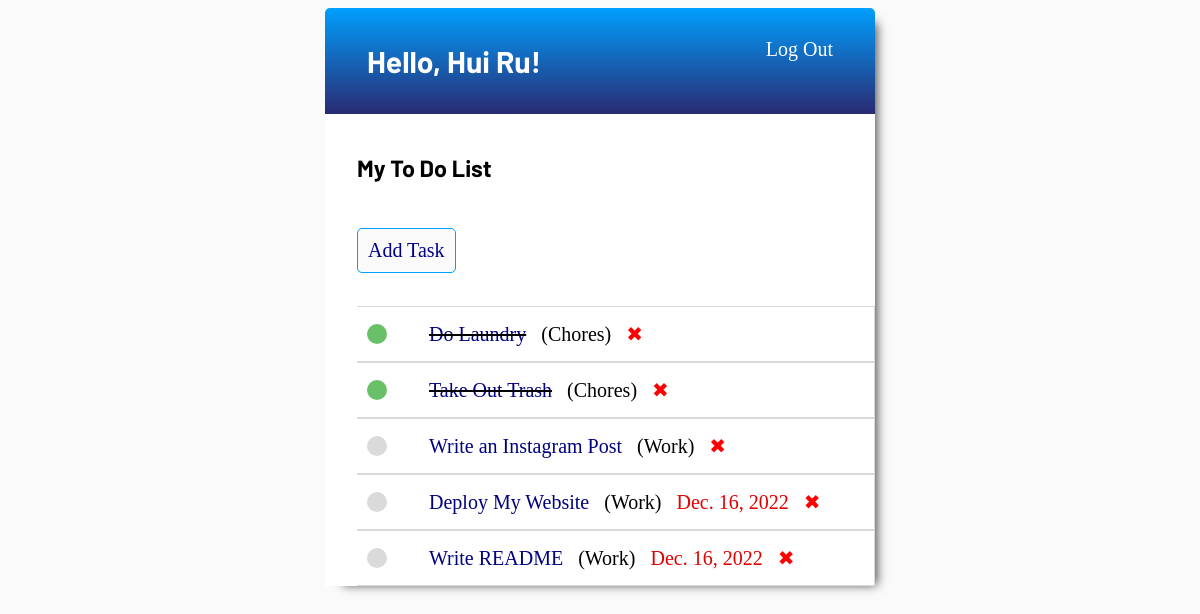
The app's page / (signed in), older data.
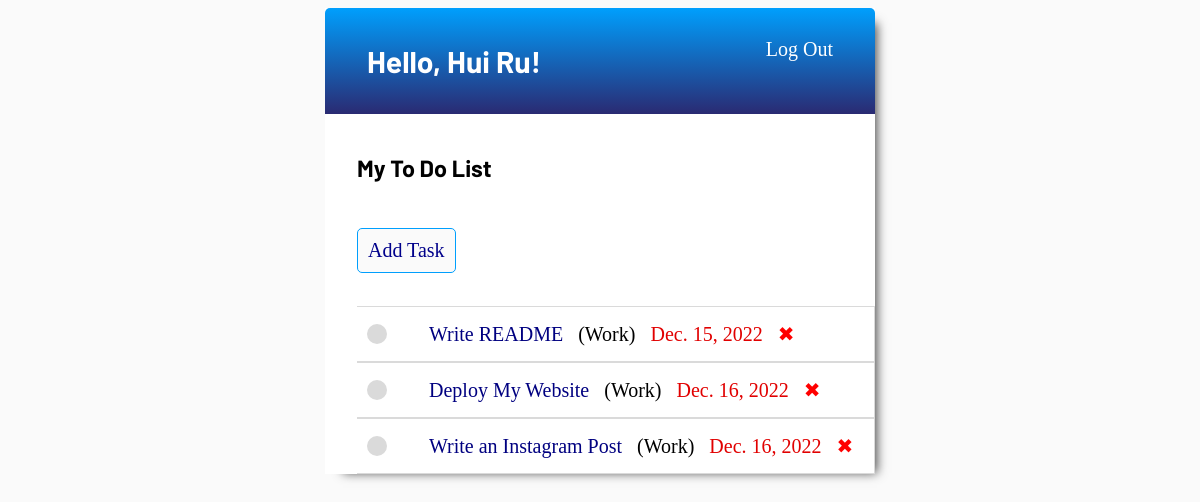
The same page, newer data.
### task/models.py (models this page shows, shortened)
class Task(models.Model):
    user = models.ForeignKey(User, on_delete = models.CASCADE)
    task_name = models.CharField(max_length=200)
    complete = models.BooleanField(default=False)
    description = models.TextField(null=True, blank=True)
    category = models.CharField(max_length=50, null=True, blank=True)
    creation = models.DateTimeField(auto_now_add=True)
    deadline = models.DateField(null=True, blank=True)
    id = models.UUIDField(default=uuid.uuid4, unique=True, primary_key=True, editable=False)
    class Meta:
        ordering = ['category', 'deadline', 'task_name']

### task/views.py (the view)
# urls.py: path('', views.home, name=""),
@login_required(login_url='login')
def home(request):
    page = 'home'
    user = request.user
    tasks = user.task_set.all()
    context = {"page": page, "tasks": tasks}
    return render(request,"task/home.html", context)

### task/templates/task/home.html (shortened to what this page needs)
{% extends 'task/main.html' %}
{% load static %}
{% block content %}
    <div class="greet_search">
        <h3 class="title">My To Do List</h3>
        <br/>
        <div class="add_task">
            <a class="btn" href="{% url 'create-task' %}">Add Task</a>
        </div>
    </div>
<br/>
    <div class="task-wrapper">
        {% for task in tasks %}
            <div class="task-list">
                {% if task.complete %}
                <div class="task-complete-icon"></div>
                <div class="list-row title"><s><a href="{% url 'update-task' task.id %}">{{ task.task_name }}</a></s></div>
                {% else %}
                <div class="task-incomplete-icon"></div>
                <div class="list-row title"><a href="{% url 'update-task' task.id %}">{{ task.task_name }}</a></div>
                {% endif %}
                <div class="list-row">({{ task.category }})</div>
                {% if task.deadline != None %}
                <div class="list-row date">{{ task.deadline }}</div>
                {% endif %}
                <div class="list-row delete"><a href="{% url 'delete-task' task.id %}">&#10006;</a></div>
            </div>
        {% empty %}
        <p class="task-list">You don't have any task item</p>
        {% endfor %}
    </div>
{% endblock content %}

### task/templates/task/main.html (shortened to what this page needs)
{% load static %}
<!DOCTYPE html>
<html lang="en">
    <head>
        <link rel="stylesheet" href="{% static 'main.css' %}"/>
    </head>
    <body>
        <main>
            <div class="container">
                {% include 'task/navbar.html' %}
                {% block content %}
                {% endblock content %}
            </div>
        </main>
    </body>
</html>

### task/templates/task/navbar.html
{% load static %}
{% if page == 'create' or page == 'update' or page == 'delete'%}
{% else %}
<div class="navbar">
    {% if user.is_authenticated %}
    <h2 class="greeting">Hello, {{user.first_name}}!</h2>
    {% elif page == "logout" %}
    <h2 class="greeting">Bye!</h2>
    {% endif %}
    <ul class="navbar-links">
        {% if page == 'home' %}
        <li class="nav-item"><a href="{% url 'logout' %}">Log Out</a></li>
        {% elif page == 'register' or page == 'login' %}
        {% else %}
        <li class="nav-item"><a href="{% url 'login' %}">Log In</a></li>
        {% endif %}
    </ul>
</div>
{% endif %}

### static/main.css (style rules this page uses)
body { font-size: 20px; font-family: EB Garamond; background-color: #FAFAFA; }
.container { max-width: 550px; margin: auto; background-color: #fff; -webkit-box-shadow: 10px 7px 10px -8px rgba(0,0,0,0.7); -moz-box-shadow: 10px 7px 10px -8px rgba(0,0,0,0.7); box-shadow: 10px 7px 10px -8px rgba(0,0,0,0.7); }
h1, h2, h3, h4, h5 { font-family: 'Barlow', sans-serif; }
.btn { border: 1px solid #009FFD; background-color: #FAFAFA; color: darkblue; padding: 10px; font-size: 20px; font-family: EB Garamond; border-radius: 5px; cursor: pointer; text-decoration: none; margin-bottom: 10px; }
.navbar { display: flex; justify-content: space-between; background: linear-gradient(#009FFD, #2A2A72); color: #fff; padding: 10px; border-radius: 5px 5px 0 0; }
.greeting { margin-left: 2rem; }
.nav-item { display: flex; justify-content: flex-end; margin-right: 2rem; }
.nav-item a { color: #fff; text-decoration: none; }
.task-list { display: flex; justify-content: flex-start; align-items: center; column-gap: 10px; margin-left: 2rem; padding: 10px; border: rgb(218,218,218) 1px solid; border-left: 0; }
.list-row { margin: 5px 0px 5px 5px; }
.title a { color: navy !important; }
.date { color: rgb(225, 0, 0) !important; }
.list-row a { text-decoration: none; color: black; }
.delete a { color: red; text-decoration: none; }
.search, .add_task, .messages, .title { display: flex; justify-content: flex-start; margin-left: 2rem; }
.task-incomplete-icon { border-radius: 50%; background-color: rgb(218,218,218); height: 20px; width: 20px; }

Row changes from the older to the newer data that the page shows:
removed Task: task_name "Do Laundry", category "Chores"
removed Task: task_name "Take Out Trash", category "Chores"
changed Task "Write README": deadline "Dec. 16, 2022" → "Dec. 15, 2022"; moves up the list
shown differently, row unchanged: Task "Deploy My Website": moves down the list
changed Task "Write an Instagram Post": deadline (not shown) → "Dec. 16, 2022"
